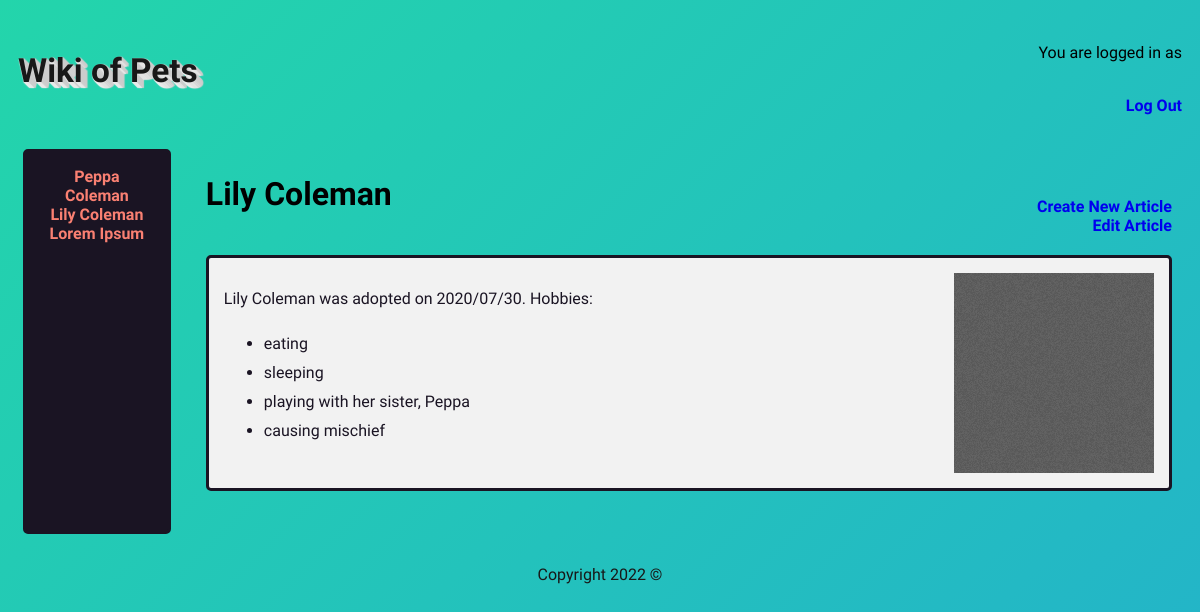
Page /wiki.php?shortTitle=LilyColeman (signed in) on the committed database.
### tables this page shows
CREATE TABLE `article` (
  `article_id` int(11) NOT NULL,
  `article_short_title` varchar(32) NOT NULL,
  `article_title` varchar(32) NOT NULL,
  `article_body` text NOT NULL,
  `article_photo` varchar(64) DEFAULT NULL,
  `article_birthdate` date DEFAULT NULL
);

### database.php (called while the page is built, shortened)
<?php
$HOST = "localhost";
$USERNAME = "INFX371";
$PASSWORD = "P*ssword";
$DB_NAME = "wiki";
$conn = new mysqli($HOST, $USERNAME, $PASSWORD, $DB_NAME);
$stmt = $conn->query("SELECT * FROM article");
$stmtTwo = $conn->query("SELECT * FROM `article`ORDER BY `article_id`DESC LIMIT 5;");
$topArticle = $stmtTwo->fetch_all();
?>

### wiki.php (the view, shortened to what this page needs)
  <?php
  include "database.php";
  ?>
<!DOCTYPE html lang="en">
<?php include "header.php" ?>
<div class="bigcontainer">
  <div class="container">
  <div class="sideBar">
    <?php
     foreach ($topArticle as $row){
      echo "<a href=wiki.php?shortTitle=$row[1] title='$row[2]'>$row[2]</a>";
    }
    ?>
  </div>
  <div class="articleDivs">
    <?php
        $shortTitle = $_GET["shortTitle"];
        $articleQuery = "SELECT * FROM article WHERE article_short_title = '$shortTitle';";
        $stmt = $conn->query($articleQuery);
        $article = $stmt->fetch_row();
        ?>
        <div class="articletitle">
            <?php echo "<h1>" . $article[2] . "</h1>"; ?>
            <div class="addCreateLinks">
              <a href="editArticle.php">Edit Article</a>
              <a href="add.php">Create New Article</a>
            </div>
          </div>
          <div class="square">
            <div><img src="./noise.png"></div>
            <?php echo "<p>" . $article[3] . "</p>"; ?>
          </div>
        </div>
    </div>
  </div>
  <?php include "footer.php";?>
</body>
</html>

### style.css (style rules this page uses)
body { background: linear-gradient(-45deg, #ee7752, #e73c7e, #23a6d5, #23d5ab); background-size: 400% 400%; animation: gradient 15s ease infinite; height: 100vh; font-family: 'Sarabun', sans-serif; display: flex; flex: 1; flex-direction: column; }
.addCreateLinks { display: flex; align-self: flex-end; flex-direction: column-reverse; align-items: end; }
.sideBar { background-color: #1A1423; text-align: center; border-radius: 5px; border-style: solid; border-color: #1A1423; display: flex; flex-basis: 10%; margin: 15px; padding: 15px; flex-direction: column; }
.sideBar > a { color: salmon; }
.square { background-color: #f2f2f2; border-radius: 5px; border-style: solid; border-color: #1A1423; color: #1A1423; padding: 15px; margin: 20; }
.articleTitle { display: flex; justify-content: space-between; margin: 20; margin-bottom: 0; }
.articleDivs { display: flex; flex-direction: column; flex-basis: 90%; }
.container { display: flex; flex: 1; flex-direction: row; }
ul li { padding-top: 10px; }
a { font-weight: bold; }
a:link, a:visited { text-decoration: none; }
.bigcontainer { display: flex; flex: 1; }
img { float: right; width: 200px; height: 200px; object-fit: cover; }

### rows in the picture
article: article_title "Peppa Coleman"
article: article_title "Lily Coleman", article_body "Lily Coleman was adopted on 2020/07/30. Hobbies: eating sleeping playing with her sister, Peppa causing mischief"
article: article_title "Lorem Ipsum"
